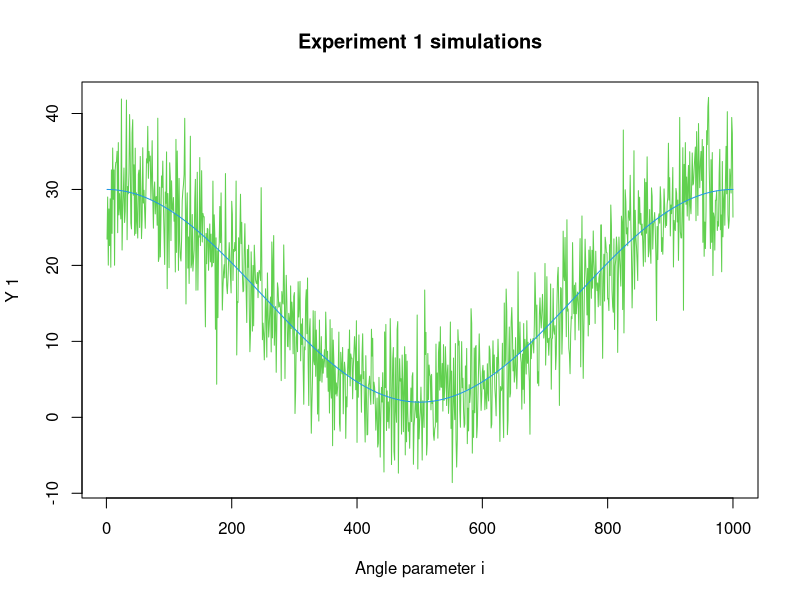
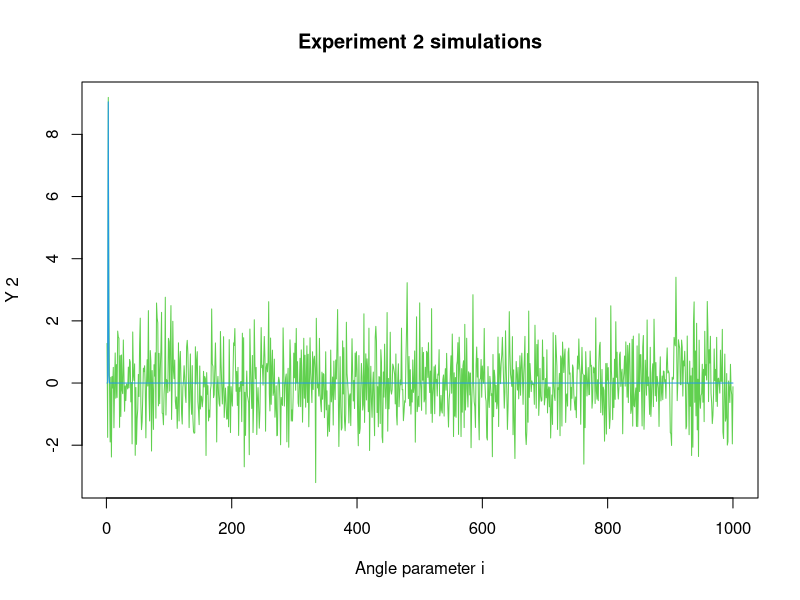

Write R code to recreate these figures, in order.
## ---- chunk 1
knitr::opts_chunk$set(echo = TRUE)
## ---- chunk 2

u <- function(i, n) {2*pi*i/n}

generate_fourier_matrix <- function(n, p) {
  ### Generates a matrix of size (n, 2p+1) of fourier
  ### coefficients
  # Checks if the parameters are ill-defined
  if (2*p+1>n) {
    print("FAILED to comply with 2p+1 lesser or equal to n")
    return(NULL)
  }
  # Computes the fourier matrix
  fourier = matrix(NA, nrow=n, ncol=2*p+1)
  for (row in 1:n) {
    for (col in 1:(2*p+1)) {
      # Checks for the first column to populate with 1s
      if (col==1) {
        fourier[row, col] = 1
      } else {
        # Checks for pair-numbered columns, then populates
        if (col%%2==0){
          k = col/2
          fourier[row, col] = cos(k*u(row-1,n))
        } else {
          k = (col-1)/2
          fourier[row, col] = sin(k*u(row-1,n))
        }
      }
    }
  }
  return(fourier)
}

## ---- chunk 3

X = generate_fourier_matrix(10, 2)
round(X, 5)

## ---- chunk 4

check <- function(vec1, vec2) {
  ### two vectors v1 and v2 are orthogonal if their inner 
  ### product is equal to zero
  # Rounding to account for floating point memory mgt
  round(sum(vec1 * vec2),15) == 0
}

check_length <- function(x) {
  # Check the length of unique elems in a list of two elements
  # Used to remove elems of a permutation where the same index
  # is used twice
  length(unique(x))==2
  }

check_orthogonality <- function(matrix_to_check) {
  ### Exhaustively checks for the orthogonality of each columns
  ### of a matrix with each other
  nc = dim(matrix_to_check)[2]
  # Computes all permutations of column indexes
  # not optimized, contains clones (swapped indexes)
  perms = expand.grid(c1=1:nc, c2=1:nc, stringsAsFactors=F)
  perms = perms[apply(perms, 1, check_length),]
  # Interatively checks for orthogonality
  all(apply(perms, 1,function(x) {check(
    matrix_to_check[,x[1]], matrix_to_check[,x[2]])
    }))
}

norm <- function(vec) {sqrt(sum(vec * vec))}

compute_norm_list <- function(matrix_to_check) {
  ### Computes the norm of each column of a matrix and returns
  ### the list of norms
  apply(matrix_to_check, 2, norm)
}

orthonormalize_matrix <- function(matrix_to_cast) {
  ### Divides every column vector of a matrix by its norm
  apply(matrix_to_cast, 2, function(x){x/norm(x)})
}

## ---- chunk 5

check_orthogonality(X)

## ---- chunk 6

compute_norm_list(X)

## ---- chunk 7

Xprime = orthonormalize_matrix(X)

compute_norm_list(Xprime)

## ---- chunk 8

# Rounding to take into account floating point memory mgt
round(t(Xprime)%*%Xprime, 15)

## ---- chunk 9

construct_projection_matrix <- function(X, d) {
  ### Retrieves the first 2*d+1 columns of the generated fourier
  ### projection matrix
  # Checks if the parameters are ill-defined
  if (2*d+1>dim(X)[2]) {
    print("FAILED to comply with 2d+1 <= ncols(X)")
    return(NULL)
  }
  # Returns the truncated projection matrix
  X[,1:(2*d+1)]
}

## ---- chunk 10

# Sets preliminary variables

n = 1000
p = 10
d_sequence = sort(unique(round(runif(5, 1, p))))

# Prints parameters of simulation
cat("Given", n, "observations for each simulation and a maximum",
    "of", p, "Fourier coefficients, we select the following",
    "amounts of coefficients to perform projection/regressions:",
    d_sequence)

# Generates the simulations

generate_experiment_1 <- function(n) {
  ### Generates the simulation 1: 16+14*cos(u_i)+5*\epsilon_i
  f <- function(x){16+14*cos(u(x,n))}
  truth = apply(as.matrix(seq(1,n,1)),1,f)
  noise = 5*rnorm(n,0,1)
  return(list("truth"=truth,"noisy"=truth+noise))
}

generate_experiment_2 <- function(n) {
  ### Generates the simulation 2: 10*exp(-\frac{(u_i-\pi)^2}{0.2})
  ###                             + \epsilon_i
  f <- function(x){10*exp(-(x-pi)^2/0.2)}
  truth = apply(as.matrix(seq(1,n,1)),1,f)
  noise = rnorm(n,0,1)
  return(list("truth"=truth, "noisy"=truth+noise))
}

Y1 = generate_experiment_1(n)
Y2 = generate_experiment_2(n)

## ---- chunk 11

# Generates the orthonormal matrix Xprime
X = orthonormalize_matrix(generate_fourier_matrix(n, 2))

## ---- chunk 12

plot_simulation <- function(Y, simulation_num) {
  plot(Y$noisy, type="l", col=3, 
       main=paste("Experiment",simulation_num,"simulations"),
       xlab="Angle parameter i",
       ylab=paste("Y",simulation_num))
  lines(Y$truth, type="l", col=4)
}

plot_simulation(Y1, 1)
plot_simulation(Y2, 2)

